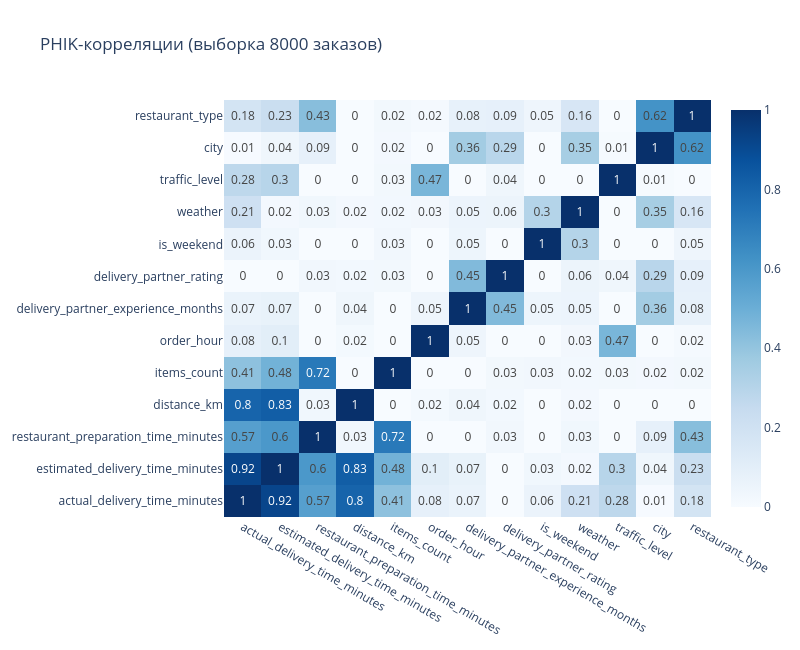

The code cell stored with this chart in its notebook:
### Markdown cell above
### 2.6 Корреляции: числовые + PHIK

### Code cell
from phik import phik_matrix

core_cols = ['actual_delivery_time_minutes', 'estimated_delivery_time_minutes',
             'restaurant_preparation_time_minutes', 'distance_km', 'items_count',
             'order_hour', 'delivery_partner_experience_months',
             'delivery_partner_rating', 'is_weekend',
             'weather', 'traffic_level', 'city', 'restaurant_type']
sample = d[core_cols].sample(8000, random_state=RANDOM_STATE)

interval_cols = ['actual_delivery_time_minutes', 'estimated_delivery_time_minutes',
                 'restaurant_preparation_time_minutes', 'distance_km', 'items_count',
                 'order_hour', 'delivery_partner_experience_months', 'delivery_partner_rating']
phi = phik_matrix(sample, interval_cols=interval_cols)

hm = go.Figure(go.Heatmap(z=phi.values, x=phi.columns, y=phi.columns,
                          zmin=0, zmax=1, colorscale='Blues',
                          text=np.round(phi.values, 2), texttemplate='%{text}'))
hm.update_layout(height=650, width=800, title='PHIK-корреляции (выборка 8000 заказов)')
hm.show()

print('PHIK с целевой переменной:')
print(phi['actual_delivery_time_minutes'].drop('actual_delivery_time_minutes').sort_values(ascending=False).round(3))

### Figure 1 — Plotly figure (JSON) as saved in the notebook; plotly's stock layout.template omitted (floating-point values rounded to 4 significant figures; data arrays with more than 128 entries replaced by an {"elided": "..."} marker saying what was removed)
{"data": [{"colorscale": [[0, "rgb(247,251,255)"], [0.125, "rgb(222,235,247)"], [0.25, "rgb(198,219,239)"], [0.375, "rgb(158,202,225)"], [0.5, "rgb(107,174,214)"], [0.625, "rgb(66,146,198)"], [0.75, "rgb(33,113,181)"], [0.875, "rgb(8,81,156)"], [1, "rgb(8,48,107)"]], "text": {"elided": "13x13 float values"}, "texttemplate": "%{text}", "type": "heatmap", "x": ["actual_delivery_time_minutes", "estimated_delivery_time_minutes", "restaurant_preparation_time_minutes", "distance_km", "items_count", "order_hour", "delivery_partner_experience_months", "delivery_partner_rating", "is_weekend", "weather", "traffic_level", "city", "restaurant_type"], "y": ["actual_delivery_time_minutes", "estimated_delivery_time_minutes", "restaurant_preparation_time_minutes", "distance_km", "items_count", "order_hour", "delivery_partner_experience_months", "delivery_partner_rating", "is_weekend", "weather", "traffic_level", "city", "restaurant_type"], "z": {"elided": "13x13 float values"}, "zmax": 1, "zmin": 0}], "layout": {"height": 650, "title": {"text": "PHIK-корреляции (выборка 8000 заказов)"}, "width": 800}}
